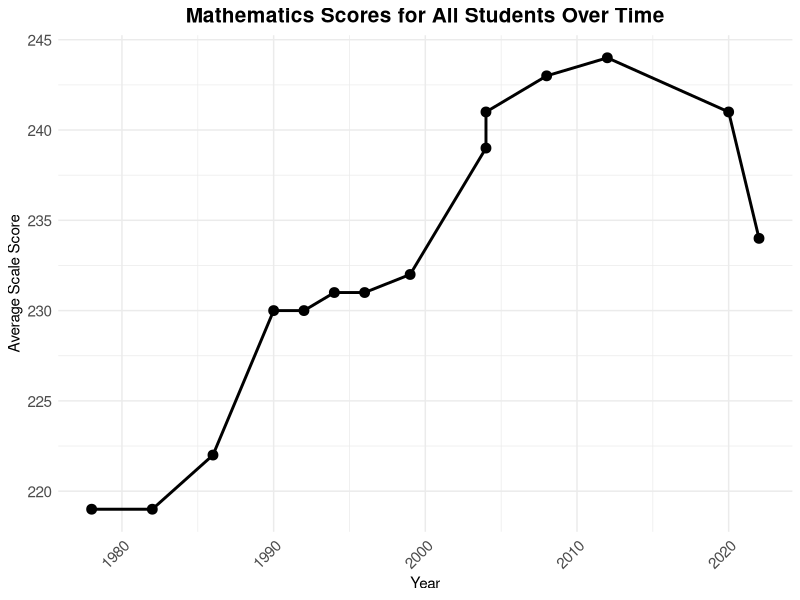
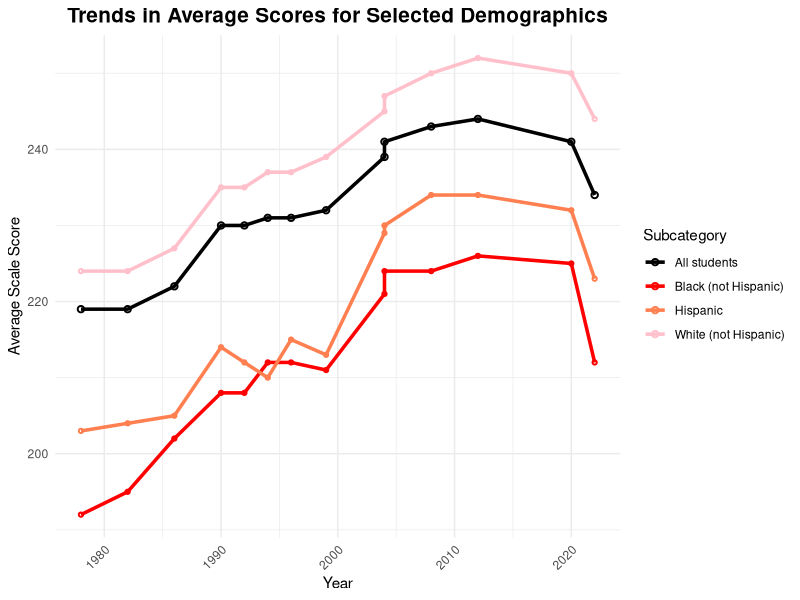
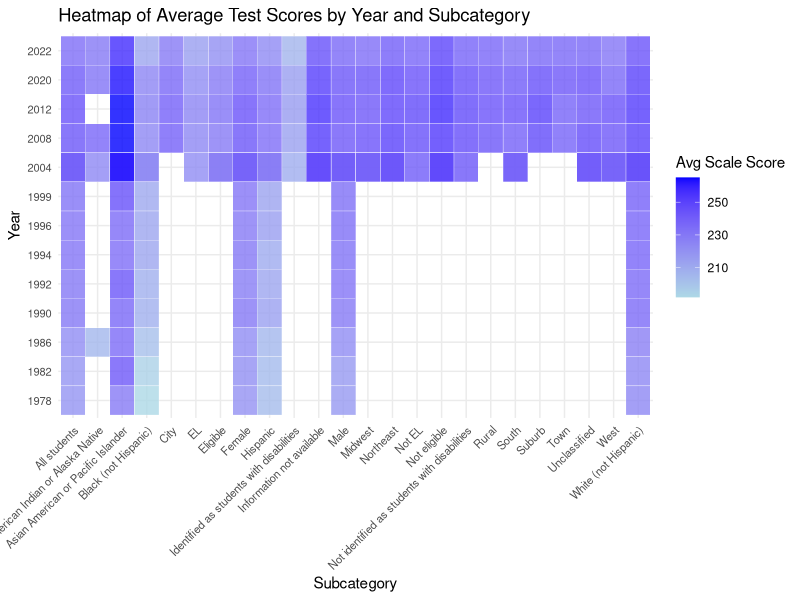
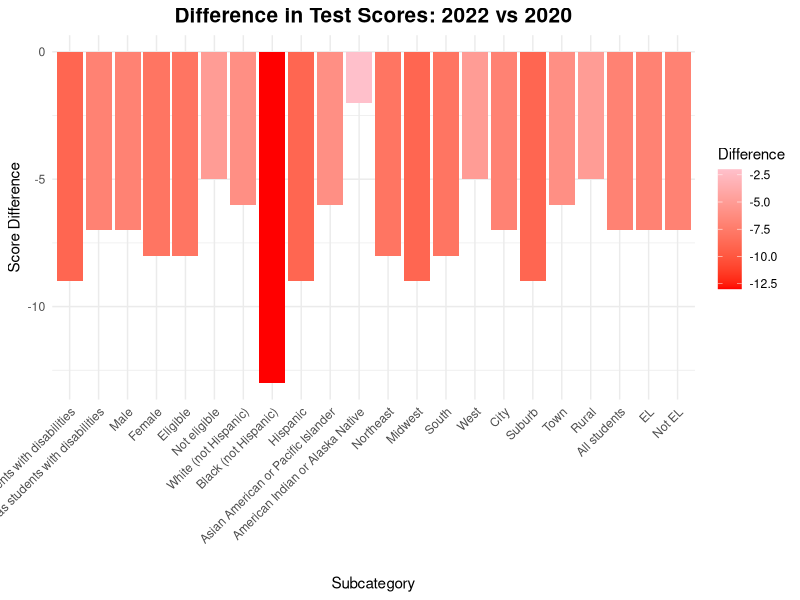
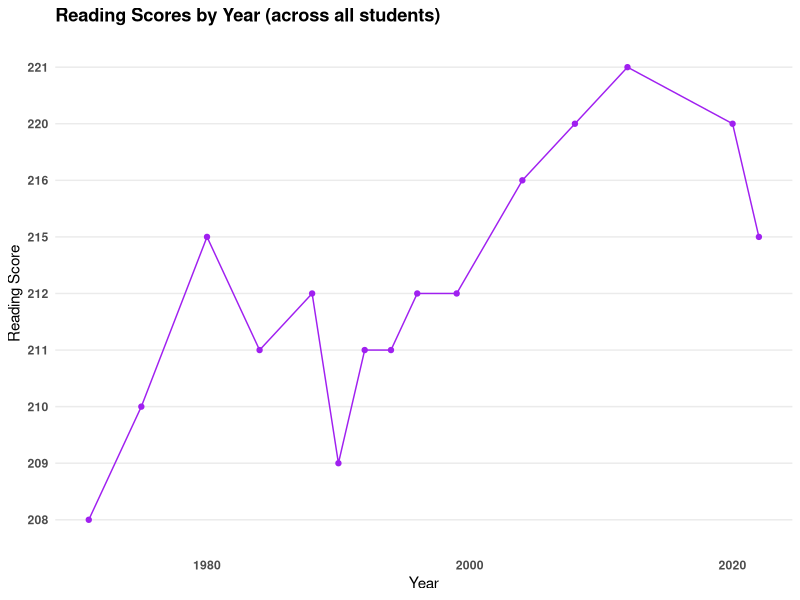
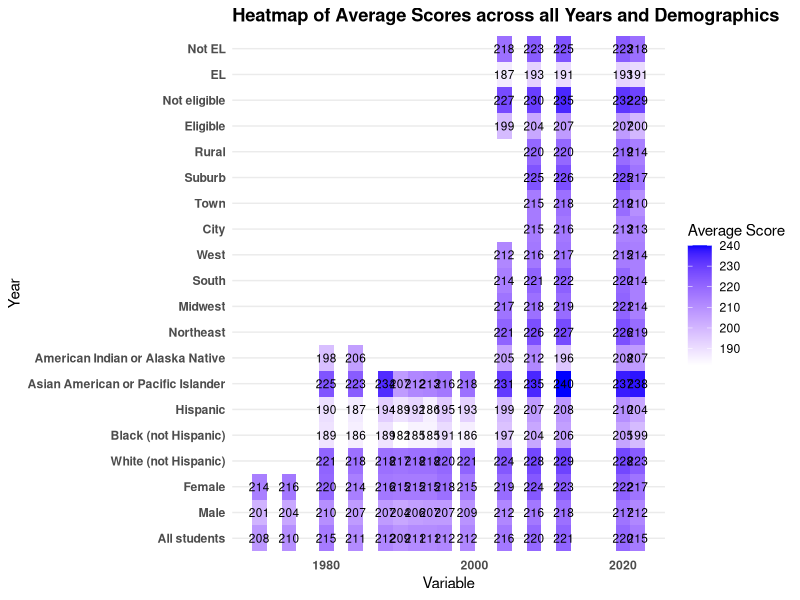
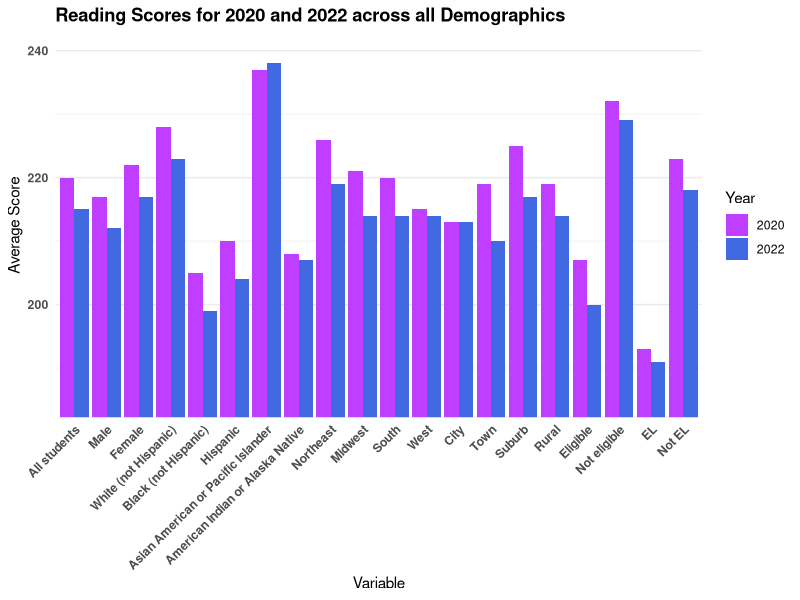
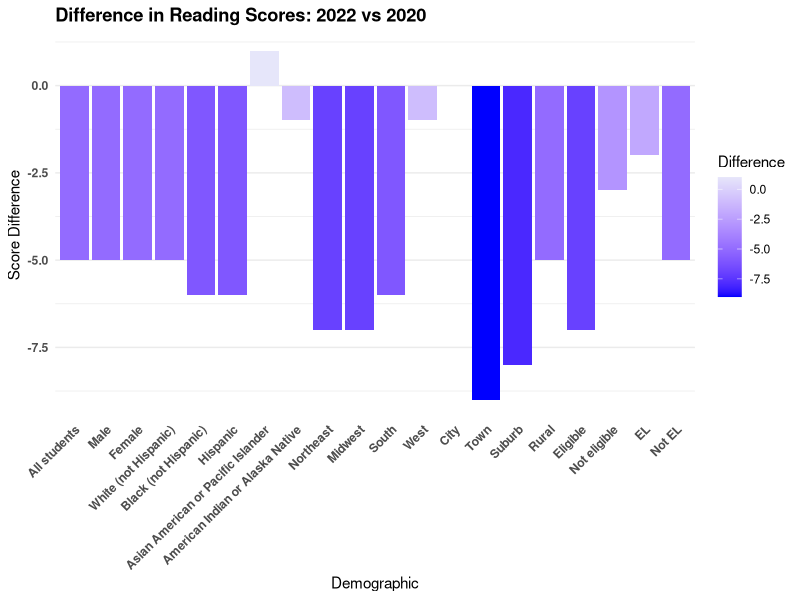

These charts were generated, in order, by the following R code:
## ---- chunk 1
# Global setup code here
knitr::opts_chunk$set(
  warning = FALSE,  # Suppress warnings globally
  message = FALSE,  # Suppress messages globally
  echo = FALSE       # Show code by default
)
## ---- chunk 2
#| echo: false
#| output: false
library(tidyverse)
library(ggthemes)
library(lubridate)
library(ggridges)
## ---- chunk 3
#| echo: false
#| output: false

disability <- read_csv("data/mathematics/Mathematics, Age 9, Disability sta.csv", show_col_types = FALSE, name_repair = 'minimal')
colnames(disability) <- disability[8, 1:4]
disability <- disability[9:18, 1:4] |>
  mutate(
    Year = ymd(Year, truncated = 2L),
    `Average scale score` = as.numeric(na_if(na_if(`Average scale score`, "‡"), "—")),
    Subcategory = `Disability status of student, including those with 504 plan`,
    Category = "Disability"
  ) |>
  drop_na(`Average scale score`, Year)

gender <- read_csv("data/mathematics/Mathematics, Age 9, Gender.csv", show_col_types = FALSE, name_repair = 'minimal')
colnames(gender) <- gender[8, 1:4]
gender <- gender[9:36, 1:4] |>
  mutate(
    Year = ymd(Year, truncated = 2L),
    `Average scale score` = as.numeric(na_if(na_if(`Average scale score`, "‡"), "—")),
    Subcategory = Gender,
    Category = "Gender"
  ) |>
  drop_na(`Average scale score`, Year)

national_school <- read_csv("data/mathematics/Mathematics, Age 9, National School.csv", show_col_types = FALSE, name_repair = 'minimal')
colnames(national_school) <- national_school[8, 1:4]
national_school <- national_school[9:26, 1:4] |>
  mutate(
    Year = ymd(Year, truncated = 2L),
    `Average scale score` = as.numeric(na_if(na_if(`Average scale score`, "‡"), "—")),
    Subcategory = `National School Lunch Program eligibility, 3 categories`,
    Category = "National School Lunch"
  ) |>
  drop_na(`Average scale score`, Year)

race <- read_csv("data/mathematics/Mathematics, Age 9, Race ethnicity.csv", show_col_types = FALSE, name_repair = 'minimal')
colnames(race) <- race[8, 1:4]
race <- race[9:92, 1:4] |>
  mutate(
    Year = ymd(Year, truncated = 2L),
    `Average scale score` = as.numeric(na_if(na_if(`Average scale score`, "‡"), "—")),
    Subcategory = `Race/ethnicity (6 categories)`,
    Category = "Race/Ethnicity"
  ) |>
  drop_na(`Average scale score`, Year)

region <- read_csv("data/mathematics/Mathematics, Age 9, Region of the.csv", show_col_types = FALSE, name_repair = 'minimal')
colnames(region) <- region[8, 1:4]
region <- region[9:37, 1:4] |>
  mutate(
    Year = ymd(Year, truncated = 2L),
    `Average scale score` = as.numeric(na_if(na_if(`Average scale score`, "‡"), "—")),
    Subcategory = `Region of the country`,
    Category = "Region"
  ) |>
  drop_na(`Average scale score`, Year)

location <- read_csv("data/mathematics/Mathematics, Age 9, School location.csv", show_col_types = FALSE, name_repair = 'minimal')
colnames(location) <- location[8, 1:4]
location <- location[9:24, 1:4] |>
  mutate(
    Year = ymd(Year, truncated = 2L),
    `Average scale score` = as.numeric(na_if(na_if(`Average scale score`, "‡"), "—")),
    Subcategory = `School location, 4 categories`,
    Category = "School Location"
  ) |>
  drop_na(`Average scale score`, Year)

eng_status <-read_csv("data/mathematics/Mathematics, Age 9, Status as Engl.csv", show_col_types = FALSE, name_repair = 'minimal')
colnames(eng_status) <- eng_status[8, 1:4]
eng_status <- eng_status[9:18, 1:4] |>
  mutate(
    Year = ymd(Year, truncated = 2L),
    `Average scale score` = as.numeric(na_if(na_if(`Average scale score`, "‡"), "—")),
    Subcategory = `Status as English learner, 2 categories`,
    Category = "English Learner Status"
  ) |>
  drop_na(`Average scale score`, Year)

all_students <- read_csv("data/mathematics/Mathematics, Age 9, All students.csv", show_col_types = FALSE, name_repair = 'minimal')
colnames(all_students) <- all_students[8, 1:4]
all_students <- all_students[9:24, 1:4] |>
  mutate(
    Year = ymd(Year, truncated = 2L),
    `Average scale score` = as.numeric(na_if(na_if(`Average scale score`, "‡"), "—")),
    Subcategory = `All students`,
    Category = "All Students"
  ) |>
  drop_na(`Average scale score`, Year)

combined_data <- bind_rows(
  disability |> mutate(Subcategory = `Disability status of student, including those with 504 plan`, Category = "Disability"),
  gender |> mutate(Subcategory = Gender, Category = "Gender"),
  national_school |> mutate(Subcategory = `National School Lunch Program eligibility, 3 categories`, Category = "National School Lunch"),
  race |> mutate(Subcategory = `Race/ethnicity (6 categories)`, Category = "Race/Ethnicity"),
  region |> mutate(Subcategory = `Region of the country`, Category = "Region"),
  location |> mutate(Subcategory = `School location, 4 categories`, Category = "School Location"),
  all_students |> mutate(Subcategory = "All students", Category = "All Students"),
  eng_status |> mutate(Subcategory = `Status as English learner, 2 categories`, Category = "English Learner Status")

)
## ---- chunk 4
ggplot(all_students, aes(x = Year, y = `Average scale score`)) +
  geom_point(size = 3) +
  geom_line(group = 1, size = 1) +
  labs(
    title = "Mathematics Scores for All Students Over Time",
    x = "Year",
    y = "Average Scale Score"
  ) +
  theme_minimal() +
  theme(
    plot.title = element_text(size = 15, hjust = 0.5, face = "bold"),
    axis.text.x = element_text(size = 11, angle = 45, hjust = 1),
    axis.text.y = element_text(size = 11)
  )
## ---- chunk 5
key_categories <- combined_data |>
  filter(Subcategory %in% c("White (not Hispanic)", "Black (not Hispanic)", "Hispanic", "All students"))

ggplot(key_categories, aes(x = Year, y = `Average scale score`, group = Subcategory)) +
  geom_line(aes(color = Subcategory, size = Subcategory == "All students"), size = 1.2) +
  geom_point(aes(color = Subcategory, size = Subcategory == "All students"), shape = 21, stroke = 1) +
  scale_color_manual(
    values = c(
      "All students" = "black",
      "White (not Hispanic)" = "pink",
      "Black (not Hispanic)" = "red",
      "Hispanic" = "coral"
    )
  ) +
  scale_size_manual(
    values = c("FALSE" = 0.8, "TRUE" = 1.5),
    guide = "none"  # Hides the legend for size
  ) +
  labs(
    title = "Trends in Average Scores for Selected Demographics",
    x = "Year",
    y = "Average Scale Score",
    color = "Subcategory"
  ) +
  theme_minimal() +
  theme(
    plot.title = element_text(size = 15, hjust = 0.5, face = "bold"),
    axis.text.x = element_text(angle = 45, hjust = 1)
  )
## ---- chunk 6
data_combined <- bind_rows(all_students, disability, gender, national_school, race, region, location, eng_status)

data_combined <- data_combined |> mutate(Year = as.factor(year(Year)))
ggplot(data_combined, aes(x = Subcategory, y = Year, fill = `Average scale score`)) +
  geom_tile(color = "white", alpha = 0.8) +
  scale_fill_gradient(low = "lightblue", high = "blue", na.value = "grey90") +
  labs(
    title = "Heatmap of Average Test Scores by Year and Subcategory",
    x = "Subcategory",
    y = "Year",
    fill = "Avg Scale Score"
  ) +
  theme_minimal() +
  theme(
    axis.text.x = element_text(angle = 45, hjust = 1, size = 8),
    axis.text.y = element_text(size = 8),
    legend.position = "right"
  )
## ---- chunk 7
variableorder <- unique(combined_data$Subcategory)
diff_plot_data <- combined_data |>
  mutate(Year = year(Year)) |>
  filter(Year %in% c(2020, 2022)) |>
  pivot_wider(names_from = Year, values_from = `Average scale score`, names_prefix = "Year_") |>
  mutate(Difference = Year_2022 - Year_2020) |>
  filter(!is.na(Difference), !Subcategory %in% c("Unclassified", "Information not available"))
#2020vs2022
ggplot(diff_plot_data, aes(x = factor(Subcategory, levels = variableorder), y = Difference, fill = Difference)) +
geom_col() +

scale_fill_gradient(low = "red", high = "pink") +
  labs(
    title = "Difference in Test Scores: 2022 vs 2020",
    x = "Subcategory",
    y = "Score Difference"
  ) +
  theme_minimal() +
  theme(
    axis.text.x = element_text(angle = 45, hjust = 1),
    plot.title = element_text(size = 15, hjust = 0.5, face = "bold")
  )
## ---- chunk 8
all_students <- read_csv("data/reading/NAEP_All.csv")
disability <- read_csv("data/reading/NAEP_Disability.csv")
english_status <- read_csv("data/reading/NAEP_EnglishStatus.csv")
gender <- read_csv("data/reading/NAEP_Gender.csv")
location <- read_csv("data/reading/NAEP_Location.csv")
lunch_program <- read_csv("data/reading/NAEP_LunchProgram.csv")
race <- read_csv("data/reading/NAEP_Race.csv")
region <- read_csv("data/reading/NAEP_Region.csv")
## ---- chunk 9
all_students <- all_students[8:24, ]
disability <- disability[8:40, ]
english_status <- english_status[8:40, ]
gender <- gender[8:40, ]
location <- location[8:72, ]
lunch_program <- lunch_program[8:56, ]
race <- race[8:104, ]
region <- region[8:88, ]
## ---- chunk 10
colnames(all_students) <- as.character(all_students[1, ])
all_students <- all_students[-1, ]

colnames(disability) <- as.character(disability[1, ])
disability <- disability[-1, ]

colnames(english_status) <- as.character(english_status[1, ])
english_status <- english_status[-1, ]

colnames(gender) <- as.character(gender[1, ])
gender <- gender[-1, ]

colnames(location) <- as.character(location[1, ])
location <- location[-1, ]

colnames(lunch_program) <- as.character(lunch_program[1, ])
lunch_program <- lunch_program[-1, ]

colnames(race) <- as.character(race[1, ])
race <- race[-1, ]

colnames(region) <- as.character(region[1, ])
region <- region[-1, ]
## ---- chunk 11
pivot_wider(english_status, names_from="Status as English learner, 2 categories", values_from="Average scale score") -> english_wider

pivot_wider(gender, names_from="Gender", values_from="Average scale score") -> gender_wider

pivot_wider(location, names_from="School location, 4 categories", values_from="Average scale score") -> location_wider

pivot_wider(lunch_program, names_from="National School Lunch Program eligibility, 3 categories", values_from="Average scale score") -> lunch_wider

pivot_wider(region, names_from="Region of the country", values_from="Average scale score") -> region_wider

pivot_wider(race, names_from="Race/ethnicity (6 categories)", values_from="Average scale score") -> race_wider

pivot_wider(all_students, names_from="All students", values_from="Average scale score") -> all_wider
## ---- chunk 12
english_wider |>
  left_join(gender_wider, by = c("Year", "Jurisdiction")) |>
  left_join(location_wider, by = c("Year", "Jurisdiction")) |>
  left_join(lunch_wider, by = c("Year", "Jurisdiction")) |>
  left_join(region_wider, by = c("Year", "Jurisdiction")) |>
  left_join(race_wider, by = c("Year", "Jurisdiction")) |>
  left_join(all_wider, by = c("Year", "Jurisdiction")) -> all_reading_data
## ---- chunk 13
all_reading_data$Year <- gsub("[^0-9]", "", all_reading_data$Year)
all_reading_data <- all_reading_data[-6, ]
all_reading_data$Year <- as.Date(paste0(all_reading_data$Year, "-01-01"))
## ---- chunk 14
ggplot(all_reading_data, aes(x=Year, y=`All students`, group=1)) +
  geom_point(color="purple") +
  geom_line(color="purple") +
  theme_minimal() +
  labs(title = "Reading Scores by Year (across all students)", x = "Year", y = "Reading Score") +
  theme_minimal() +
  theme(panel.grid.major.x = element_blank(), panel.grid.minor.x = element_blank()) +
  theme(plot.title=element_text(face="bold")) +
  theme(axis.text = element_text(face="bold"))
## ---- chunk 15
variableorder <- c("All students", "Male", "Female", "White (not Hispanic)", "Black (not Hispanic)", "Hispanic", "Asian American or Pacific Islander", "American Indian or Alaska Native", "Northeast", "Midwest", "South", "West", "City", "Town", "Suburb", "Rural", "Eligible", "Not eligible", "EL", "Not EL")

all_reading_data |>
  pivot_longer(cols = -Year, names_to = "Variable", values_to = "Avg_Score") |>
  mutate(across(-c("Year", "Variable"), as.numeric)) |>
  drop_na(Avg_Score) |>
  filter(Variable != "Unclassified") |>
  filter(Variable != "Information not available") |>
  ggplot(aes(x = Year, y = factor(Variable, levels = variableorder), fill = Avg_Score)) +
  geom_tile() +
  geom_text(aes(label = round(Avg_Score, 1)), color = "black", size = 3) +
  scale_fill_gradient(low = "white", high = "blue") +
  theme_minimal() +
  labs(title = "Heatmap of Average Scores across all Years and Demographics",
      x = "Variable",
      y = "Year",
      fill = "Average Score") +
  theme(panel.grid.major.x = element_blank(), panel.grid.minor.x = element_blank()) +
  theme(plot.title=element_text(face="bold")) +
  theme(axis.text = element_text(face="bold"))
## ---- chunk 16
all_reading_data |>
  mutate(Year = as.numeric(format(Year, "%Y")),
         Year = factor(Year, levels = c(2020, 2022))) |>
  pivot_longer(cols = -Year, names_to = "Variable", values_to = "Avg_Score") |>
  mutate(across(-c("Year", "Variable"), as.numeric)) |>
  drop_na(Avg_Score) |>
  filter(Year == 2020 | Year == 2022) |>
  filter(Variable != "Unclassified") |>
  filter(Variable != "Information not available") |>
  ggplot(aes(x = factor(Variable, levels = variableorder), y = Avg_Score, fill = Year, group = Year)) +
  geom_bar(stat = 'identity', position = 'dodge') +
  labs(title = "Reading Scores for 2020 and 2022 across all Demographics",
       x = "Variable",
       y = "Average Score",
       fill = "Year") +
  scale_fill_manual(values = c("2020" = "darkorchid1", "2022" = "royalblue")) +
  theme_minimal() +
  coord_cartesian(ylim=c(185,240)) +
  theme(axis.text.x = element_text(angle = 45, hjust = 1)) +
  theme(panel.grid.major.x = element_blank(), panel.grid.minor.x = element_blank()) +
  theme(plot.title=element_text(face="bold")) +
  theme(axis.text = element_text(face="bold"))
## ---- chunk 17
all_reading_data |>
  mutate(Year = as.numeric(format(Year, "%Y"))) |>
  pivot_longer(cols = -Year, names_to = "Variable", values_to = "Avg_Score") |>
  filter(Year == 2020 | Year == 2022) |>
  pivot_wider(names_from = Year, values_from = Avg_Score) |>
  mutate(`2022` = as.numeric(`2022`), `2020` = as.numeric(`2020`)) |>
  drop_na(`2022`) |>
  drop_na(`2020`) |>
  mutate(Difference = `2022` - `2020`) |>
  filter(Variable != "Unclassified") |>
  filter(Variable != "Information not available") |>
  ggplot(aes(x = factor(Variable, levels = variableorder), y = Difference, fill = Difference)) +
  geom_bar(stat = 'identity', position = 'dodge') +
  labs(title = "Difference in Reading Scores: 2022 vs 2020",
       x = "Demographic",
       y = "Score Difference") +
  theme_minimal() +
  scale_fill_gradient(low = "blue", high = "lavender") +
  theme(axis.text.x = element_text(angle = 45, hjust = 1)) +
  theme(panel.grid.major.x = element_blank(), panel.grid.minor.x = element_blank()) +
  theme(plot.title=element_text(face="bold")) +
  theme(axis.text = element_text(face="bold"))
## ---- chunk 18
all_reading_data |>
  mutate(Year = as.numeric(format(Year, "%Y"))) |>
  pivot_longer(cols = -Year, names_to = "Variable", values_to = "Avg_Score") |>
  filter(Year == 2004 | Year == 2012 | Year == 2022) |>
  pivot_wider(names_from = Year, values_from = Avg_Score) |>
  mutate(`2022` = as.numeric(`2022`), `2012` = as.numeric(`2012`), `2004` = as.numeric(`2004`)) |>
  drop_na(`2022`) |>
  drop_na(`2012`) |>
  drop_na(`2004`) |>
  mutate(last10 = `2022` - `2012`) |>
  mutate(prev10 = `2012` - `2004`) |>
  select(Variable, last10, prev10) |>
  pivot_longer(cols = -Variable, names_to = "Period", values_to = "Difference") |>
  mutate(Period = factor(Period, levels = c("prev10", "last10"))) |>
  filter(Variable != "Unclassified") |>
  filter(Variable != "Information not available") |>
  ggplot(aes(x = factor(Variable, levels = variableorder), y = Difference, fill = Period, group = Period)) +
  geom_bar(stat = 'identity', position = 'dodge') +
  labs(title = "Long Term Trends in Reading Scores Over Last  20 Years",
       x = "Variable",
       y = "Difference in Score Over 10 Year Period",
       fill = "Period") +
  scale_fill_manual(labels = c("2004 to 2012", "2012 to 2022"), values = c("prev10" = "darkorchid1", "last10" = "royalblue")) +
  theme_minimal() +
  theme(axis.text.x = element_text(angle = 45, hjust = 1)) +
  theme(panel.grid.major.x = element_blank(), panel.grid.minor.x = element_blank()) +
  theme(plot.title=element_text(face="bold")) +
  theme(axis.text = element_text(face="bold"))
